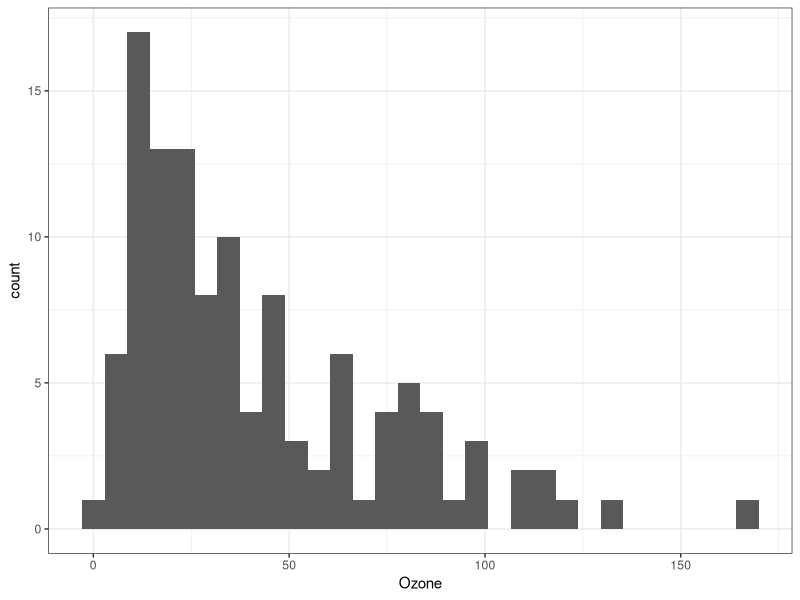
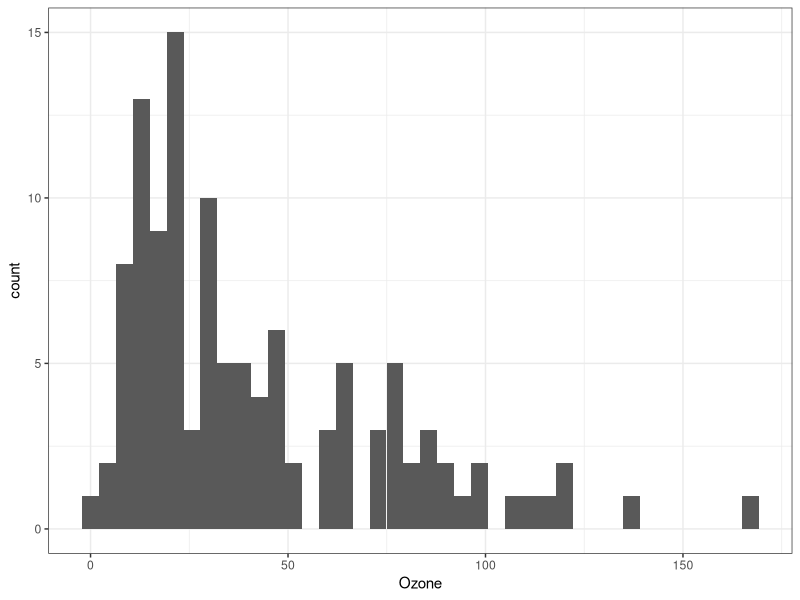
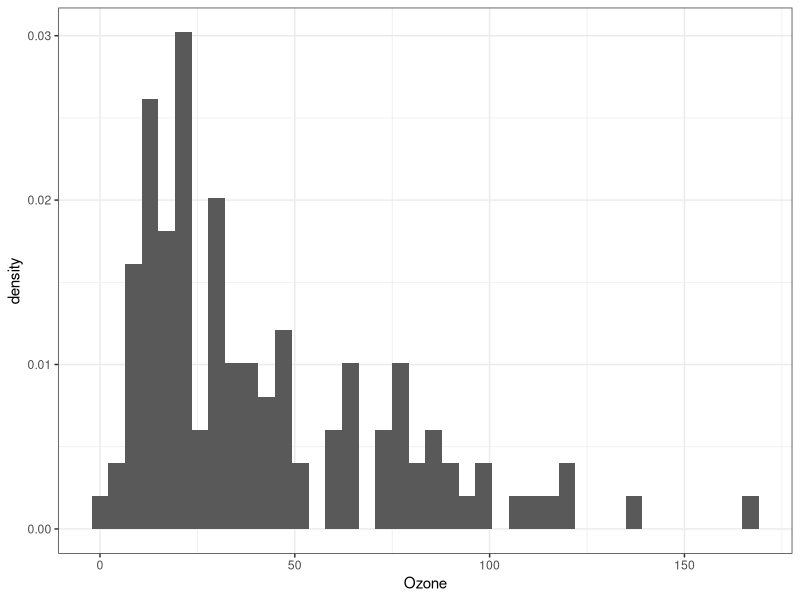
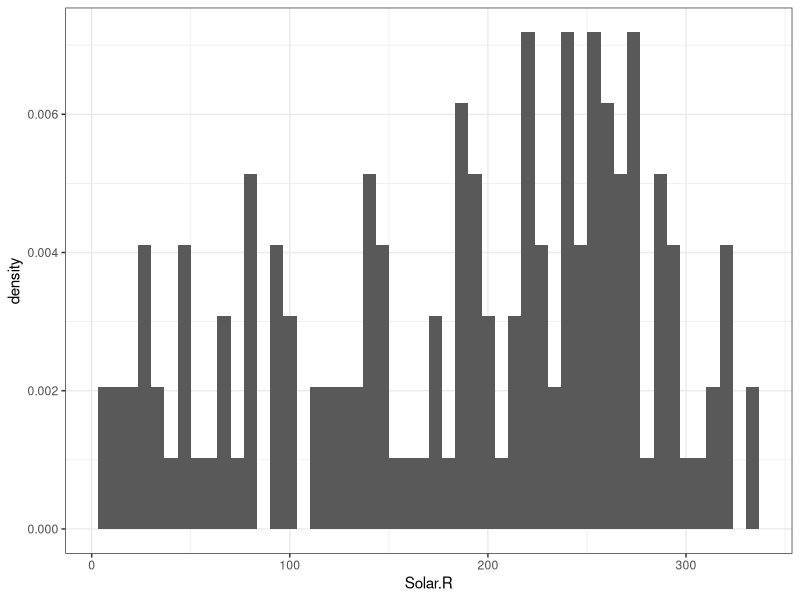
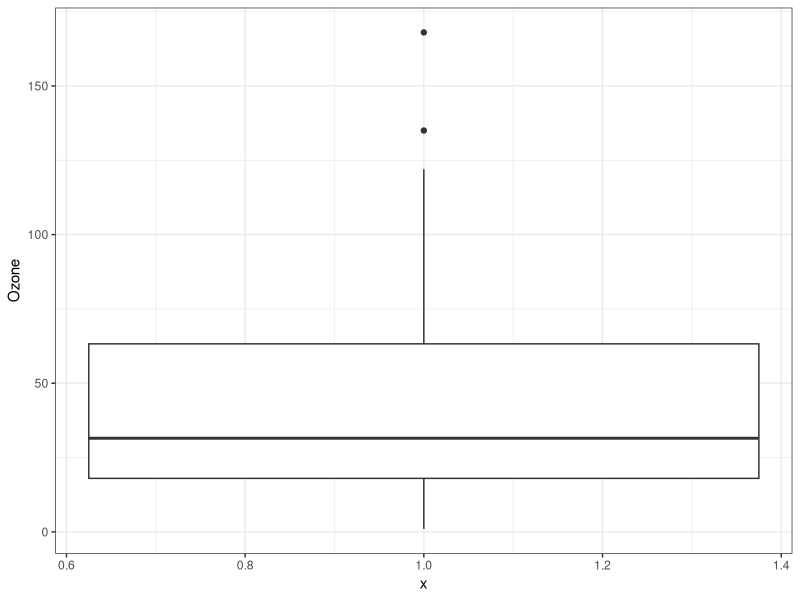
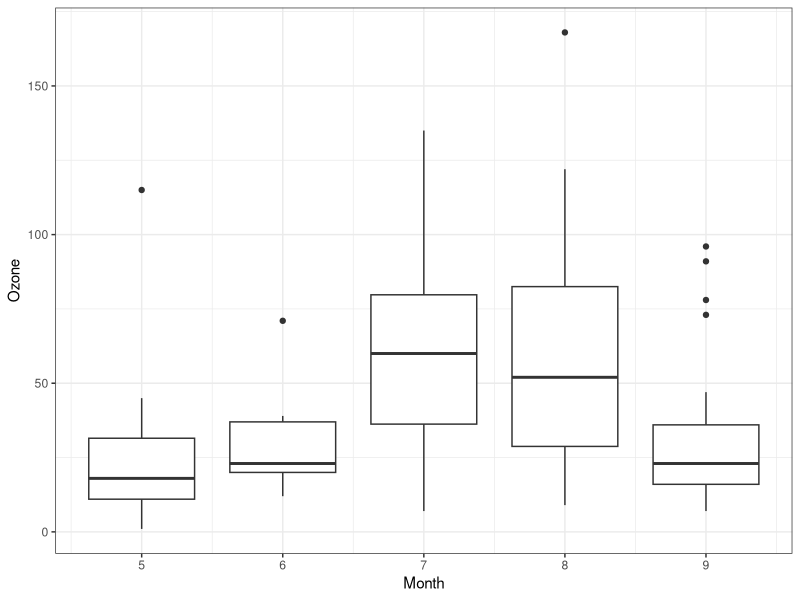
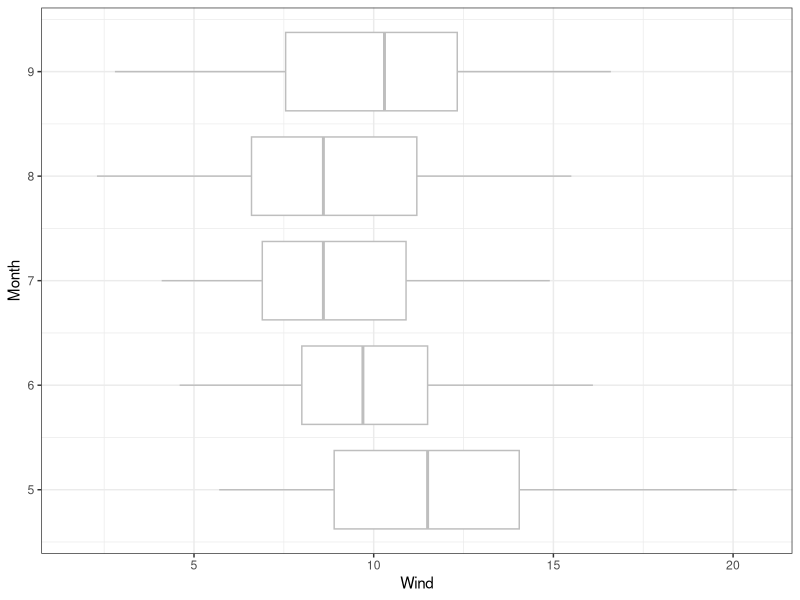
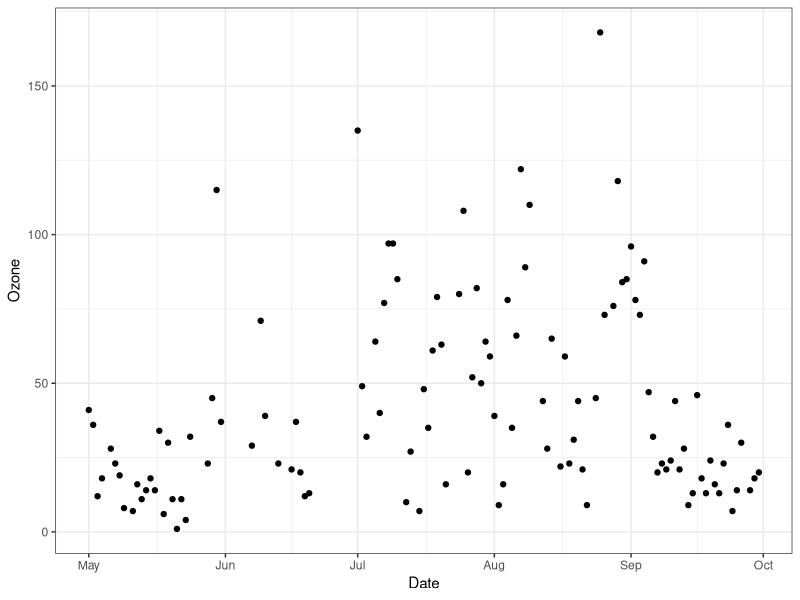

The R script that drew these images, in order:
## ---- chunk 1
# Author: Jarad Niemi
# Date:   2024-09-16
# Purpose: Exploratory statistics including summary statistics and graphical
#          statistics using ggplot2 (included in tidyverse)
#-------------------------------------------------------------------------------

## ---- chunk 2
library("tidyverse")
## ---- chunk 3
theme_set(theme_bw()) # comment this line to see what default plots look like
## ---- chunk 4
# Create data
y <- c(3, 4.5, 7, 8, 1, -3, 4, 10, 8)

# Sample size
length(y)
## ---- chunk 5
# Measures of center
mean(y)
median(y)
## ---- chunk 6
# Mode
sort(table(y), decreasing = TRUE)
## ---- chunk 7
# Quantile
quantile(y, probs = 0.05) # 0.05 sample quantile and 5%-tile
## ---- chunk 8
# Min and max
min(y)
max(y)
## ---- chunk 9
# Measures of spread
var(y)
sd(y)

range(y)                                 # gives c(min(y), max(y))
diff(range(y))                           # range

diff(quantile(y, probs = c(0.25, 0.75))) # interquartile range
## ---- chunk 10
# Summary
summary(y)
## ---- chunk 11
# Summary statistics
dim(airquality)
head(airquality)
tail(airquality)
summary(airquality)
## ---- chunk 12
airquality <- airquality %>%
  dplyr::mutate(Date = as.Date(paste("1973",Month,Day,sep="/"))) 
## ---- chunk 13
ggplot(airquality,     # data.frame containing the data
       aes(x=Ozone)) + # a column name from the data.frame
  geom_histogram()     # create a histogram
## ---- chunk 14
ggplot(airquality, aes(x=Ozone)) + 
  geom_histogram(bins = 40)
## ---- chunk 15
ggplot(airquality, aes(x=Ozone)) + 
  geom_histogram(aes(y=..density..), bins = 40)
## ---- chunk 16
ggplot(airquality, aes(x=Solar.R)) + 
  geom_histogram(aes(y=..density..), bins = 50)
## ---- chunk 17
ggplot(airquality,     
       aes(x=1,y=Ozone)) + 
  geom_boxplot()     
## ---- chunk 18
ggplot(airquality,     
       aes(x=Month, y=Ozone, group=Month)) + 
  geom_boxplot()     
## ---- chunk 19
ggplot(airquality,     
       aes(x=Month, y=Wind, group=Month)) + 
  geom_boxplot(outlier.shape = NA, color='grey') +  
  coord_flip()
## ---- chunk 20
ggplot(airquality, aes(x = Date, y = Ozone)) +
  geom_point()
## ---- chunk 21
ggplot(airquality, aes(x = Date, y = Ozone)) +
  geom_line()
## ---- chunk 22
ggplot(airquality, aes(x = Solar.R, y = Ozone)) +
  geom_point()
## ---- chunk 23
ggplot(airquality, aes(x = Temp, y = Wind)) +
  geom_point()
## ---- chunk 24
ggplot(airquality,     
       aes(x=Month, y=Ozone, group=Month)) + 
  geom_point() 
## ---- chunk 25
ggplot(airquality,     
       aes(x=Month, y=Ozone, group=Month)) + 
  geom_jitter() 
## ---- chunk 26
ggplot(airquality,     
       aes(x=Month, y=Ozone, group=Month)) + 
  geom_boxplot(color='grey',                 # make the boxes not so obvious
               outlier.shape = NA) +         # remove outliers, 
  geom_point()                               # because they get plotted here
## ---- chunk 27
ggplot(airquality,     
       aes(x=Month, y=Ozone, group=Month)) + 
  geom_boxplot(color='grey',                 # make the boxes not so obvious
               outlier.shape = NA) +         # remove outliers, 
  geom_jitter()                              # because they get plotted here
## ---- chunk 28
ggplot(airquality,     
       aes(x=Month, y=Wind, group=Month)) + 
  geom_boxplot(outlier.shape = NA, color='grey') +         
  geom_jitter() + 
  coord_flip()
## ---- chunk 29
airquality_long <- airquality %>%
  dplyr::select(-Month, -Day) %>%              # Remove these columns
  tidyr::pivot_longer(-Date,
                      names_to  = "response",
                      values_to = "value")
## ---- chunk 30
dim(airquality)
dim(airquality_long)

head(airquality_long)
summary(airquality_long)
table(airquality_long$response)
## ---- chunk 31
ggplot(airquality_long, 
       aes(x = Date, y = value, 
           linetype = response,
           color = response, 
           group = response)) +
  geom_line()
## ---- chunk 32
ggplot(airquality_long, aes(Date, value)) +
  geom_point() + 
  facet_wrap(~response)
## ---- chunk 33
ggplot(airquality_long, aes(Date, value)) +
  geom_line() + 
  facet_wrap(~response,scales="free_y")
## ---- chunk 34
ggplot(airquality_long, aes(Date, value)) +
  geom_line() + 
  facet_wrap(.~response,scales="free_y")
## ---- chunk 35
ggplot(airquality_long, aes(Date, value)) +
  geom_line() + 
  facet_wrap(response ~ .,scales="free_y")
## ---- chunk 36
airquality2 <- airquality_long %>%
  tidyr::pivot_wider(
    names_from  = response, 
    values_from = value)
## ---- chunk 37
g <- ggplot(airquality2,
       aes(x = Temp, y = Wind)) +
  geom_point()

g # Then you can see the plot by just typing the object name
## ---- chunk 38
g <- g +
  labs(x = "Temperature (F)",
       y = "Wind speed (mph)",
       title = "New York (May-September 1973)")

g
## ---- chunk 39
g <- g + theme_classic()
g
## ---- chunk 40
g <- g + geom_smooth(method="lm")
g
## ---- chunk 41
ggplot(airquality2,
       aes(x = Temp, y = Wind)) +
  geom_point() +
  geom_smooth(method = "lm") + 
  labs(x = "Temperature (F)",
       y = "Wind speed (mph)",
       title = "New York (May-September 1973)") 
## ---- chunk 42
ggplot(cars,
       aes(x=speed, y=dist)) +
  geom_point() + 
  geom_smooth(method = "lm") +
  labs(x = "Speed (mph)",
       y = "Stopping distance (ft)",
       title = "Stopping distance as a function of speed (1920s)") 
